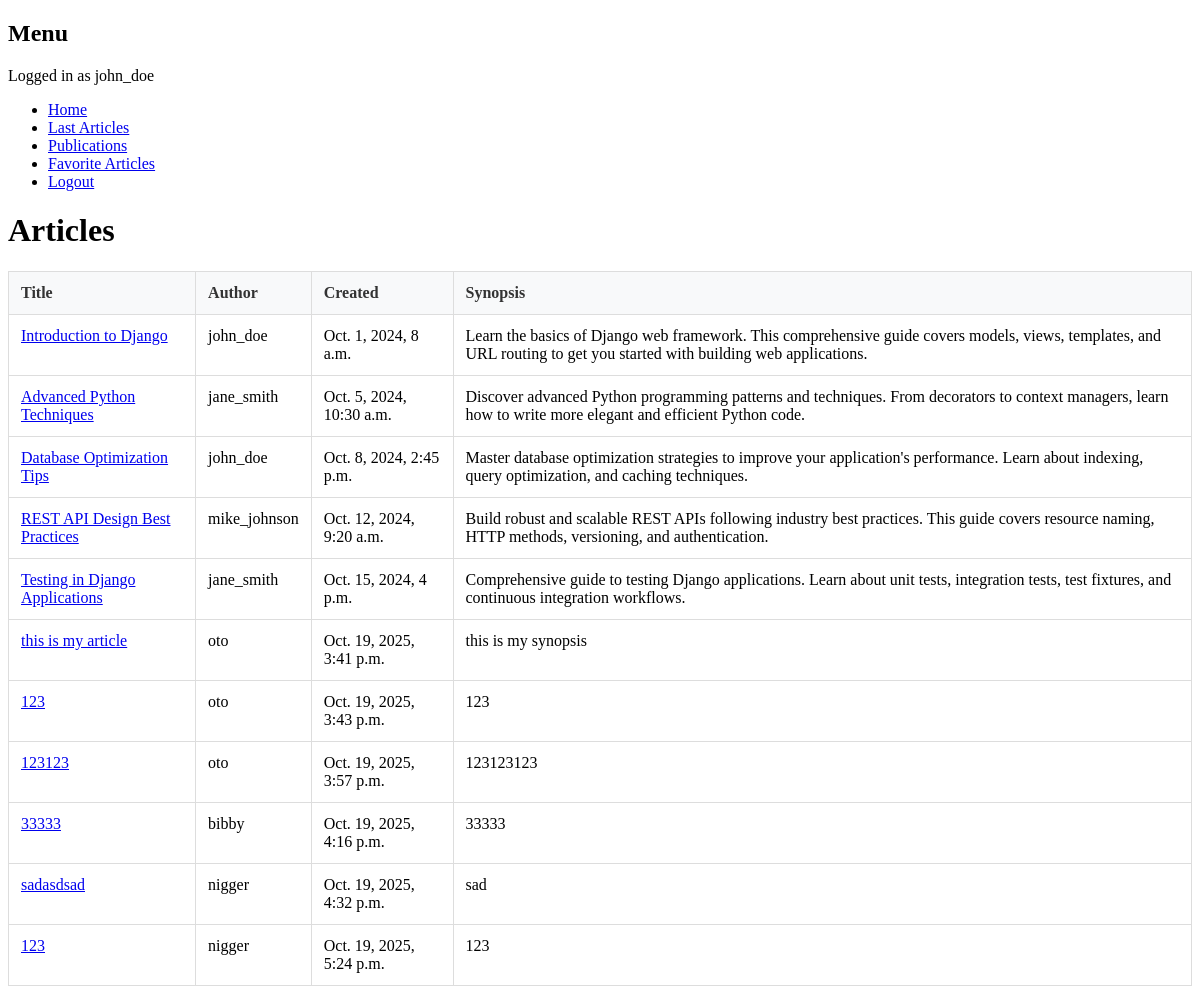
Screenshot of /articles/ (signed in) with the database file from the repository.
### core/models.py (models this page shows, shortened)
class Article(models.Model):
    title = models.CharField(max_length=64, null=False)
    author = models.ForeignKey(User, on_delete=models.CASCADE, null=False)
    created = models.DateTimeField(auto_now_add=True, null=False)
    synopsis = models.CharField(max_length=312, null=False)
    content = models.TextField(null=False)

### ex00/views/articles.py (the view)
# urls.py: path("articles/", ArticlesView.as_view(), name="articles"),
class ArticlesView(ListView):
    model = Article
    template_name = "ex00/articles.html"

### ex03/context_processors.py (called while the page is built)
def login_form_processor(request):
    if not request.user.is_authenticated:
        return {'login_form': LoginForm()}
    return {}

### templates/ex00/articles.html (shortened to what this page needs)
{% extends 'base.html' %}
{% block content %}
    <div class="container">
        <h1>Articles</h1>
        <table>
            <thead>
                <tr>
                    <th>Title</th>
                    <th>Author</th>
                    <th>Created</th>
                    <th>Synopsis</th>
                </tr>
            </thead>
            <tbody>
                {% for article in object_list %}
                    <tr>
                        <td><a href="{% url 'article_detail' article.id %}">{{ article.title }}</a></td>
                        <td>{{ article.author }}</td>
                        <td>{{ article.created }}</td>
                        <td>{{ article.synopsis }}</td>
                    </tr>
                {% endfor %}
            </tbody>
        </table>
    </div>
{% endblock %}

### templates/ex03/menu.html (shortened to what this page needs)
<nav>
    <h1>Menu</h1>
    <p>Logged in as {{ user.username }}</p>
    <ul>
        <li><a href="{% url 'home' %}">Home</a></li>
        <li><a href="{% url 'articles' %}">Last Articles</a></li>
        {% if user.is_authenticated %}
        <li><a href="{% url 'publications' %}">Publications</a></li>
        <li><a href="{% url 'favorite_articles' %}">Favorite Articles</a></li>
        <li><a href="{% url 'logout' %}">Logout</a></li>
        {% endif %}
    </ul>
</nav>

### templates/ex00/articles.html (style rules this page uses)
table { width: 100%; border-collapse: collapse; margin-top: 20px; }
th, td { border: 1px solid #ddd; padding: 12px; text-align: left; vertical-align: top; }
th { background-color: #f8f9fa; font-weight: bold; color: #333; }

### rows the page displays
Article: title "Introduction to Django", author "john_doe", created "Oct. 1, 2024, 8 a.m.", synopsis "Learn the basics of Django web framework. This comprehensive guide covers models, views, templates, and URL routing to get you started with building web applications."
Article: title "Advanced Python Techniques", author "jane_smith", created "Oct. 5, 2024, 10:30 a.m.", synopsis "Discover advanced Python programming patterns and techniques. From decorators to context managers, learn how to write more elegant and efficient Python code."
Article: title "Database Optimization Tips", author "john_doe", created "Oct. 8, 2024, 2:45 p.m.", synopsis "Master database optimization strategies to improve your application's performance. Learn about indexing, query optimization, and caching techniques."
Article: title "REST API Design Best Practices", author "mike_johnson", created "Oct. 12, 2024, 9:20 a.m.", synopsis "Build robust and scalable REST APIs following industry best practices. This guide covers resource naming, HTTP methods, versioning, and authentication."
Article: title "Testing in Django Applications", author "jane_smith", created "Oct. 15, 2024, 4 p.m.", synopsis "Comprehensive guide to testing Django applications. Learn about unit tests, integration tests, test fixtures, and continuous integration workflows."
Article: title "this is my article", author "oto", created "Oct. 19, 2025, 3:41 p.m.", synopsis "this is my synopsis"
Article: title "123", author "oto", created "Oct. 19, 2025, 3:43 p.m.", synopsis "123"
Article: title "123123", author "oto", created "Oct. 19, 2025, 3:57 p.m.", synopsis "123123123"
Article: title "33333", author "bibby", created "Oct. 19, 2025, 4:16 p.m.", synopsis "33333"
Article: title "sadasdsad", author "nigger", created "Oct. 19, 2025, 4:32 p.m.", synopsis "sad"
Article: title "123", author "nigger", created "Oct. 19, 2025, 5:24 p.m.", synopsis "123"

### other values shown
{{ user.username }} "john_doe"
